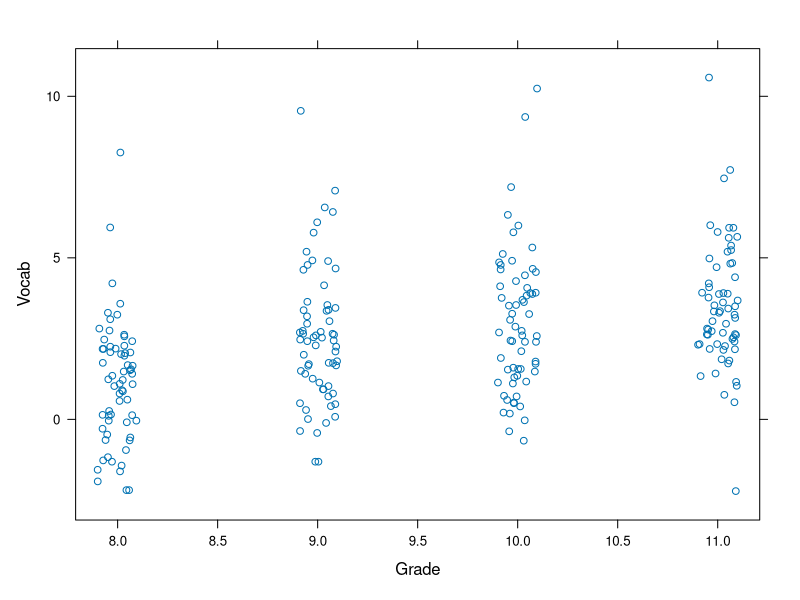
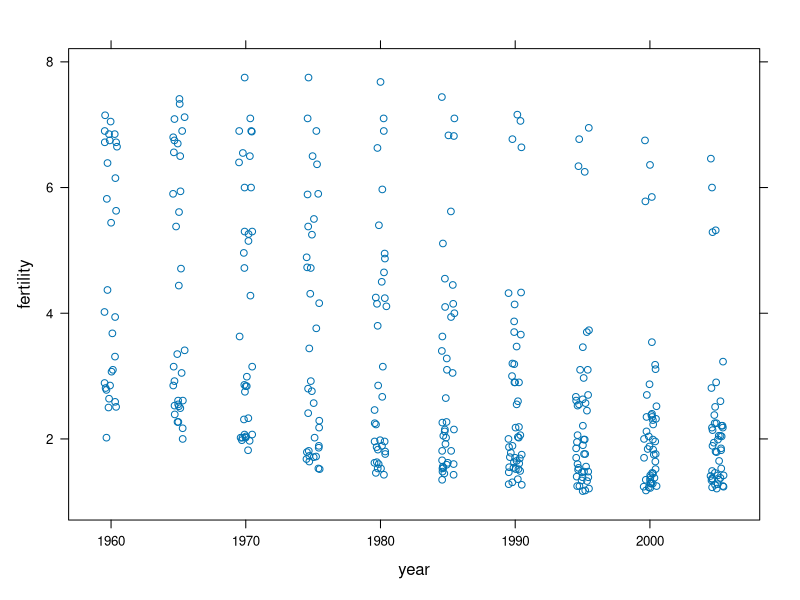
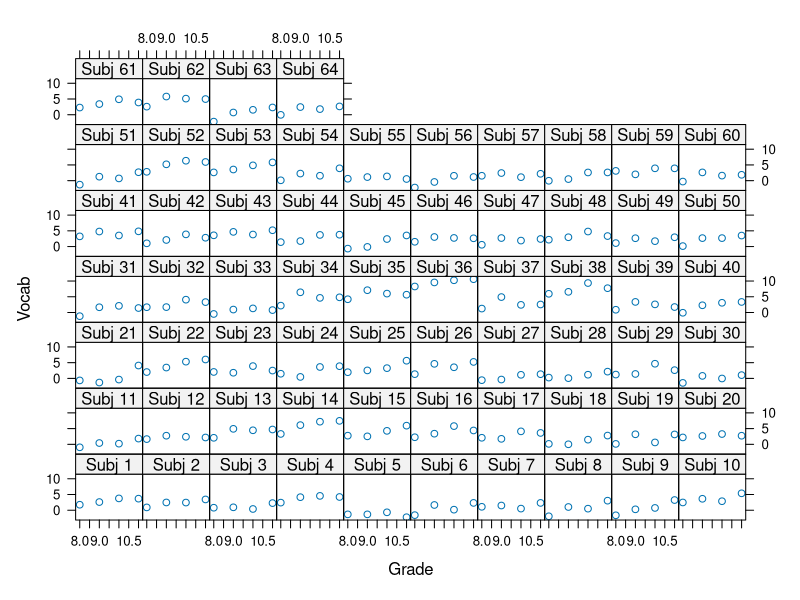
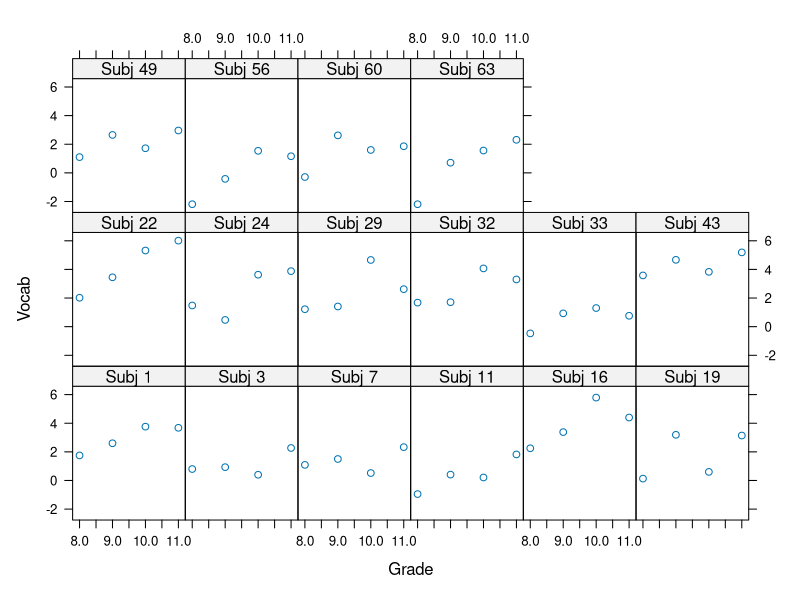
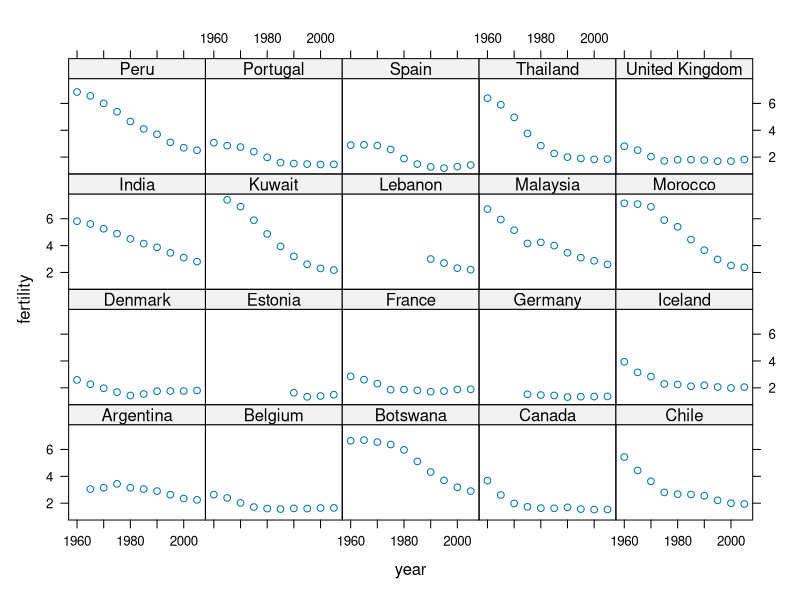
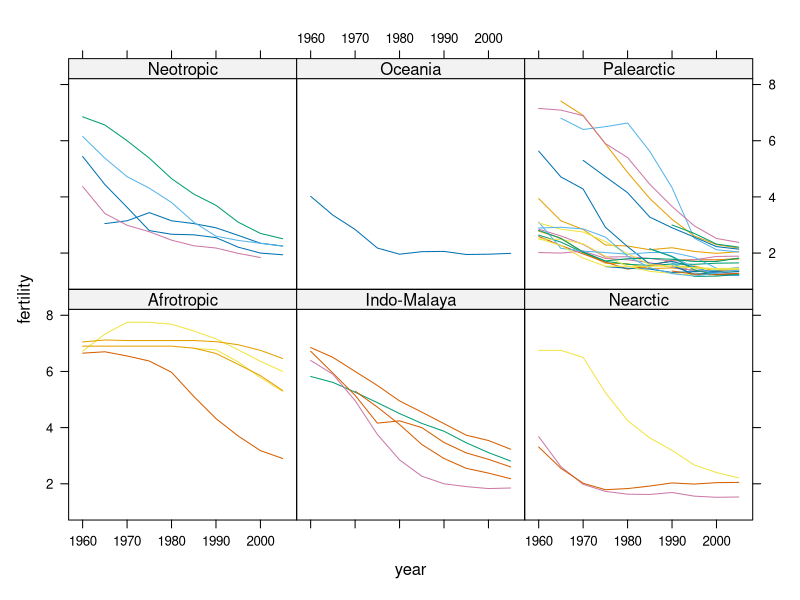
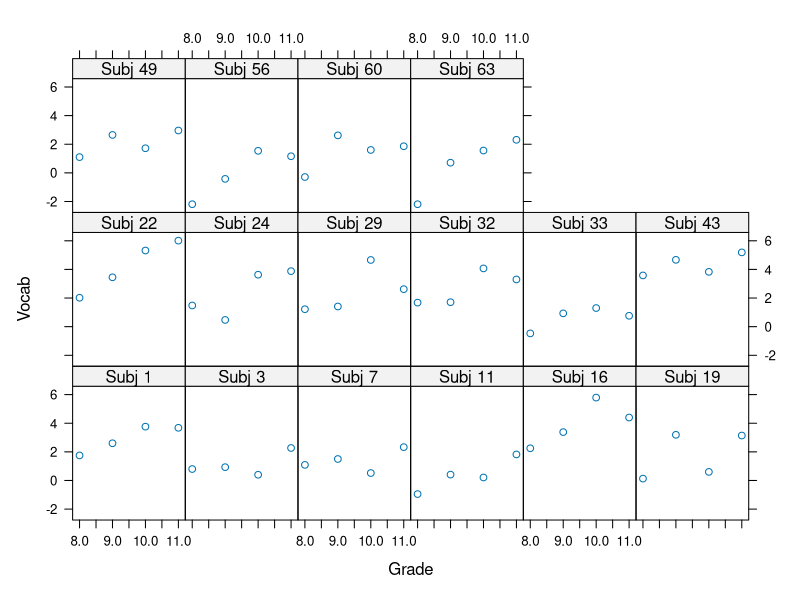
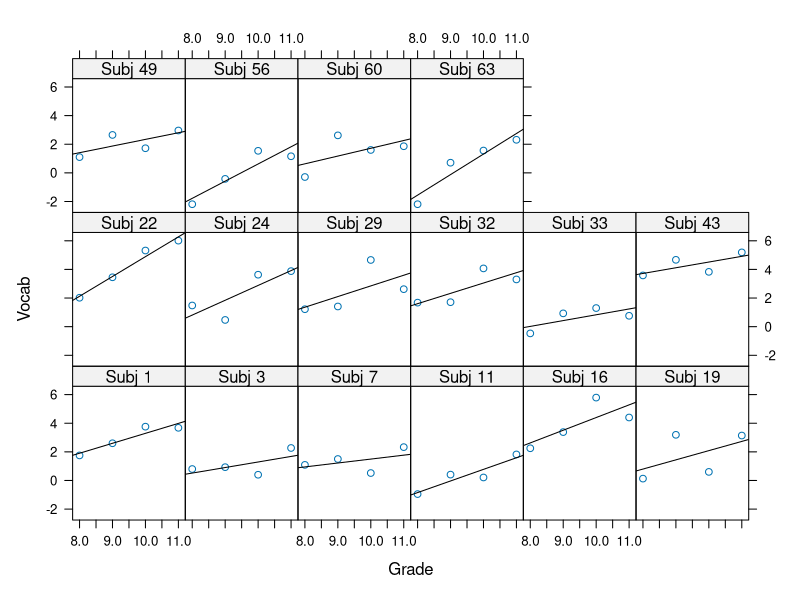

The R source for these figures, in order:
## ---- chunk 1
t <- 1 # Task counter
task <- function(x = t) {
  t <<- x + 1
  return(paste0("**Task ", x, ": **"))
}
## ---- chunk 2
# read in the vocab data
Vocab <- read.table("vocabulary.txt", header = T)
## ---- chunk 3
head(Vocab)
## ---- chunk 4
# reshape data into long format
Vocab.long <- reshape(Vocab, idvar=c('Subject'), varying = names(Vocab)[3:6],
timevar = 'Grade', direction = 'long')
## ---- chunk 5
head(Vocab.long)
## ---- chunk 6
### ANSWER ###

Vocab[Vocab$Subject %in% c(1,2), ] # only select lines for subjects 1 and 2

# if you're unfamiliar with the very useful operator %in%,
# you can check out the help file by typing ?`%in%` into console
x <- Vocab.long[Vocab.long$Subject %in% c(1,2), ]
x[order(x$Subject), ]

# you can now inspect the scores visually, or if you want a more programatic
# check, you can do something like
y <- unlist(c(Vocab[Vocab$Subject == 1, grep("Vocab", names(Vocab))],
Vocab[Vocab$Subject == 2, grep("Vocab", names(Vocab))]))
all(x[order(x$Subject), "Vocab"] == y)

# grep() gives you the indices of the elements of a vector that match the
# specified pattern, in our case indices of names of columns of our Vocab
# dataset that have the string "Vocab" in them
grep("Vocab", names(Vocab))

# next we select only the row for which Subject == 1 and only the columns
# given to us by the grep() above
Vocab[Vocab$Subject == 1, grep("Vocab", names(Vocab))]

# then we put together this row and the row for Subject == 2
c(Vocab[Vocab$Subject == 1, grep("Vocab", names(Vocab))],
Vocab[Vocab$Subject == 2, grep("Vocab", names(Vocab))])

# as you can see, this returns a list and so we unlist() it to turn it
# into a vector and store it in y
y <- unlist(c(Vocab[Vocab$Subject == 1, grep("Vocab", names(Vocab))],
Vocab[Vocab$Subject == 2, grep("Vocab", names(Vocab))]))

# finally, we take the x we created above, only extract the "Vocab" column,
# make sure it's sorted by subject number and ask R if these two vectors
# are all the same
all(x[order(x$Subject), "Vocab"] == y)
## ---- chunk 7
Fert <- read.csv("fert-trends.csv")
names(Fert)
## ---- chunk 8
### ANSWER ###

# 'ISO' or 'Country' (ISO is shorter so it's more convenient to use)
# you can see it identifies groups uniquely as there is only one
# instance of each value of ISO:
table(Fert$ISO)
## ---- chunk 9
### ANSWER ###

# you are looking for variables with .YYYY in their names.
# you can either look at the colkumn names
names(Fert)

# and see that the indices are 6:25
# or, a bit more advanced, you can use grep() again along
# with some pattern matching:
grep("\\d{4}", names(Fert))
# \\d stands for digit so \\d{4} means we are looking for
# indices of those names of Fert that include a 4-digit number
## ---- chunk 10
### ANSWER ###

Fert.long <- reshape(Fert, varying = names(Fert)[6:25], timevar = "year",
idvar = c("ISO"), direction = "long")
head(Fert.long)
## ---- chunk 11
# load lattice (comes with base R, so no need to install it)
library(lattice)
## ---- chunk 12
# Plot vocabulary data
vocab.grade.p <- xyplot(Vocab ~ Grade, data = Vocab.long, jitter.x = TRUE)
print(vocab.grade.p)
## ---- chunk 13
### ANSWER ###

xyplot(fertility ~ year, data = Fert.long, jitter.x = TRUE)
## ---- chunk 14
# create meaningful panel labels
subs <- unique(Vocab$Subject)

# retrieve subject numbers
# duplicate column "Subject" and convert to factor
Vocab.long$Subject_plot <- as.factor(Vocab.long$Subject)

# Subject label
levels(Vocab.long$Subject_plot) <- paste("Subj", subs, sep = " ")

# Plot vocab data for each subject
print(xyplot(Vocab ~ Grade | Subject_plot, data = Vocab.long))
## ---- chunk 15
sample(1:10, 5)
## ---- chunk 16
vocab.subjects.sample <- sample(unique(Vocab$Subject), 16)
vocab.subjects.sample
## ---- chunk 17
### ANSWER ###

# Vocab$Subject *might in principle* contain multiple records of each subject ID.
# If this were the case, sampling from it might not give you 16 different IDs because
# the sampling is random. Sampling from unique(Vocab$Subject) gets around the issue.
## ---- chunk 18
# Plot a random selection of 16 subjects
xyplot(Vocab ~ Grade | Subject_plot, data = Vocab.long,
       subset = Subject %in% vocab.subjects.sample)
## ---- chunk 19
### ANSWER ###

xyplot(fertility ~ year | Country, data = Fert.long,
       subset = ISO %in% sample(unique(Fert$ISO), 20))
## ---- chunk 20
# Plot fertility trends by ecozone
xyplot(fertility ~ year | ecozone, groups=Country, data=Fert.long, type='a')
## ---- chunk 21
# xyplot using panels
xyplot(Vocab ~ Grade | Subject_plot, data = Vocab.long,
       subset = Subject %in% vocab.subjects.sample,
       panel = function(x, y) {panel.xyplot(x, y)})
## ---- chunk 22
# add regression lines
xyplot(Vocab ~ Grade | Subject_plot, data = Vocab.long,
       subset = Subject %in% vocab.subjects.sample,
       panel = function(x, y) {
         panel.xyplot(x, y)
         panel.abline(reg = lm(y ~ x))
       })
## ---- chunk 23
Span <- read.csv("visualspan-wide.csv")
head(Span)
## ---- chunk 24
### ANSWER ###

# reshape
Span.long <- reshape(data = Span, varying = names(Span)[2:8],
                     v.names = "reaction_time", timevar = "window_size",
                     idvar = "subject", direction = "long", sep = "_W")
head(Span.long, 15)

# Make windows size a factor
Span.long$window_size_factor <- as.factor(Span.long$window_size)
Span.long$subject <- as.factor(Span.long$subject)

# paste0 [that's a zero] is a lazy way of saying paste(..., sep = "")
levels(Span.long$subject) <- paste0("Subject_", unique(Span.long$subject))
## ---- chunk 25
### ANSWER ###

xyplot(reaction_time ~ window_size | subject, data = Span.long,
       panel=function(x, y) {
         panel.xyplot(x, y)
         panel.abline(reg = lm(y ~ x))
       })
